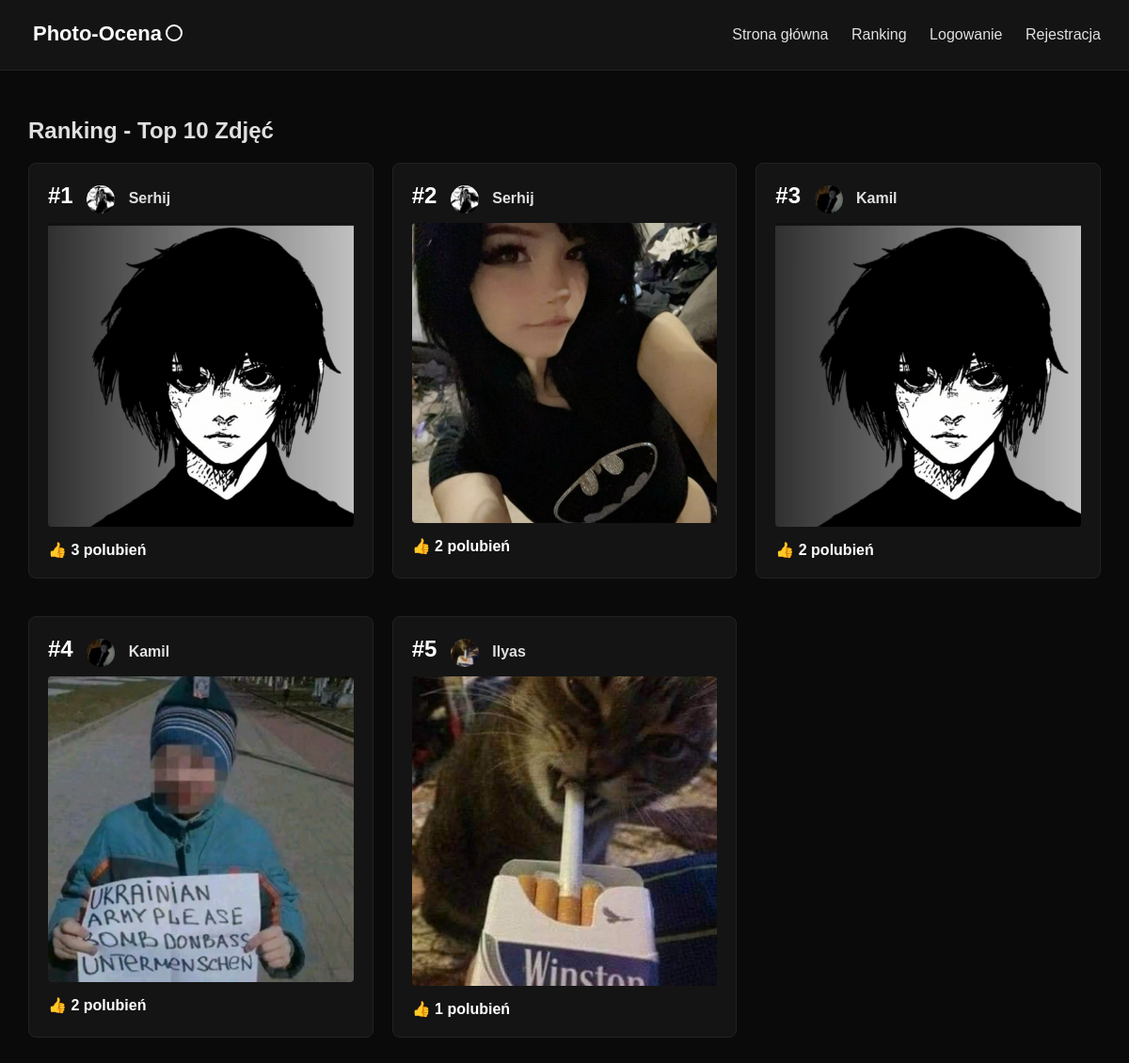
The page /leaderboard.php on the database its author committed.
### tables this page shows
CREATE TABLE photos (
    id INTEGER PRIMARY KEY AUTOINCREMENT,
    user_id INTEGER NOT NULL,
    filename TEXT NOT NULL,
    uploaded_at DATETIME DEFAULT CURRENT_TIMESTAMP,
    FOREIGN KEY (user_id) REFERENCES users(id)
);

### leaderboard.php (the view, shortened to what this page needs)
<?php
require_once 'includes/header.php';
$query = "
    SELECT * FROM (
        SELECT p.*, u.username, u.avatar,
        (SELECT COUNT(*) FROM likes WHERE photo_id = p.id AND is_like = 1) as likes_count
        FROM photos p
        JOIN users u ON p.user_id = u.id
    ) as subquery
    WHERE likes_count > 0
    ORDER BY likes_count DESC
    LIMIT 10
";
$stmt = $db->query($query);
$photos = $stmt->fetchAll(PDO::FETCH_ASSOC);
?>
<h2>Ranking - Top 10 Zdjęć</h2>
<div class="feed">
    <?php foreach ($photos as $index => $photo): ?>
        <div class="card">
            <div class="photo-info">
                <div>
                    <span style="font-size: 24px; font-weight: bold; color: var(--accent-color); margin-right: 10px;">#<?= $index + 1 ?></span>
                    <img src="assets/avatars/<?= htmlspecialchars($photo['avatar']) ?>" class="avatar-small" alt="Avatar">
                    <strong><?= htmlspecialchars($photo['username']) ?></strong>
                </div>
            </div>
            <img src="assets/uploads/<?= htmlspecialchars($photo['filename']) ?>" class="photo-img" alt="Zdjęcie">
            <div class="actions">
                <span style="color: var(--accent-color); font-weight: bold;">👍 <?= (int)$photo['likes_count'] ?> polubień</span>
            </div>
        </div>
    <?php endforeach; ?>
</div>
<?php require_once 'includes/footer.php'; ?>

### assets/css/style.css (style rules this page uses)
:root { --bg-color: #0a0a0a; --text-color: #e0e0e0; --accent-color: #ffffff; --panel-bg: #141414; }
body { background-color: var(--bg-color); color: var(--text-color); font-family: Arial, sans-serif; margin: 0; padding: 0; display: flex; flex-direction: column; min-height: 100vh; }
.card { background-color: var(--panel-bg); border-radius: 8px; padding: 20px; margin-bottom: 20px; border: 1px solid #222; transition: box-shadow 0.3s, transform 0.3s; }
.photo-img { max-width: 100%; border-radius: 4px; display: block; margin-bottom: 15px; }
.actions { display: flex; gap: 15px; align-items: center; }
.feed { display: grid; grid-template-columns: repeat(auto-fill, minmax(300px, 1fr)); gap: 20px; }
.photo-info { display: flex; justify-content: space-between; align-items: center; margin-bottom: 10px; }
.avatar-small { width: 30px; height: 30px; border-radius: 50%; object-fit: cover; margin-right: 10px; vertical-align: middle; }

### rows shown on the page
photos: username "Serhij", filename (picture), likes_count "3"
photos: username "Serhij", filename (picture), likes_count "2"
photos: username "Kamil", filename (picture), likes_count "2"
photos: username "Kamil", filename (picture), likes_count "2"
photos: shows a picture, username "Ilyas", filename (picture), likes_count "1"
